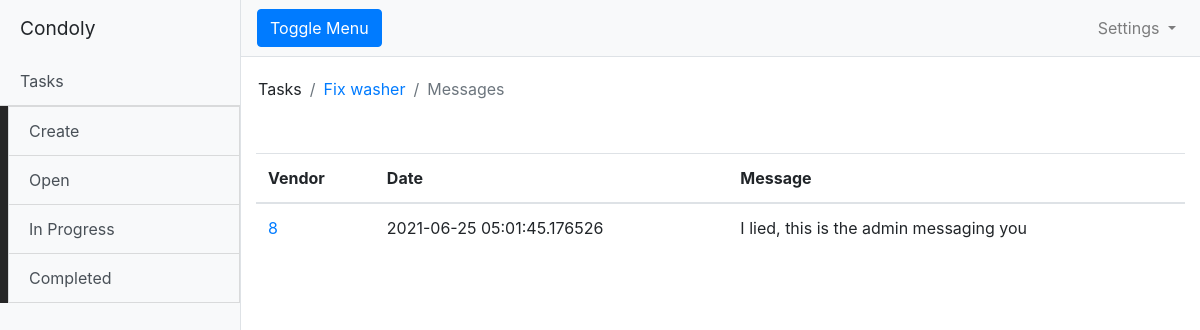
/tasks/3/messages (signed in), run on the app's committed database.
### model.py (models this page shows, shortened)
class Task:
    def __init__(self, name, category, description, due_by, status, user_id, org_id):
        self.name = name
        self.category = category
        self.description = description
        self.due_by = due_by
        self.status = status
        self.user_id = user_id
        self.org_id = org_id
        self.created_at = datetime.datetime.now()
        self.proposals = list()
        self.task_msgs = list()
        self.images = None
        self.vendors_assigned = []
        self.admin_approved = 'false'
        self.accepted_proposal_id = None

class TaskMessage:
    def __init__(self, task_id, sending_user_id, vendor_org_id, sending_org_id, receiving_org_id, content):
        self.task_id = task_id
        self.sending_user_id = sending_user_id
        self.vendor_org_id = vendor_org_id
        self.sending_org_id = sending_org_id
        self.receiving_org_id = receiving_org_id
        self.content = content

### app.py (the view)
@app.route('/tasks/<int:id>/messages', methods=['GET'])
def messages(id):
    session = get_session()
    query = f'''select
                t.*,
                max(t.id)
                from task_messages t where t.task_id = {id}
                and t.receiving_org_id = {flask_session['org_id']}
                group by t.vendor_org_id'''
    res = session.execute(query).fetchall()
    task = session.query(model.Task).filter_by(id=id).one()
    return render_template('messages.html', task_id=id, task_name=task.name, messages=res)

### app.py (called while the page is built)
@login_manager.user_loader
def load_user(user_id):
    if user_id is not None:
        session = get_session()
        return session.query(model.User).filter_by(id=user_id).one()
    return None

### templates/messages.html (shortened to what this page needs)
{% extends "base.html" %}
{% block content %}
        <div class="row">
           <nav class="row">
            <nav class="navbar">
              <ol class="breadcrumb bg-white">
                 <li class="breadcrumb-item">Tasks</li>
		 <li class="breadcrumb-item"><a href="{{ url_for('view_task', id=task_id) }}">{{ task_name  }}</a></li>
                 <li class="breadcrumb-item active" aria-current="page">Messages</li>
              </ol>
            </nav>
           </nav>
        </div>
        <table class="table">
          <thead>
            <tr>
              <th scope="col">Vendor</th>
              <th scope="col">Date</th>
              <th scope="col">Message</th>
            </tr>
          </thead>
          <tbody>
            {% for message in messages %}
            <tr>
	      <td><a href="{{ url_for('conversations', task_id=task_id, vendor_id=message[3])  }}">{{ message[3] }}</a></td>
	      <td>{{ message[7] }}</td>
	      <td>{{ message[6] }}</td>
            </tr>
	    {% endfor %}
          </tbody>
          </table>
	  {% endblock %}

### data on the page
Task: name "Fix washer"
TaskMessage: vendor_org "8", created_at "2021-06-25 05:01:45.176526", content "I lied, this is the admin messaging you"
